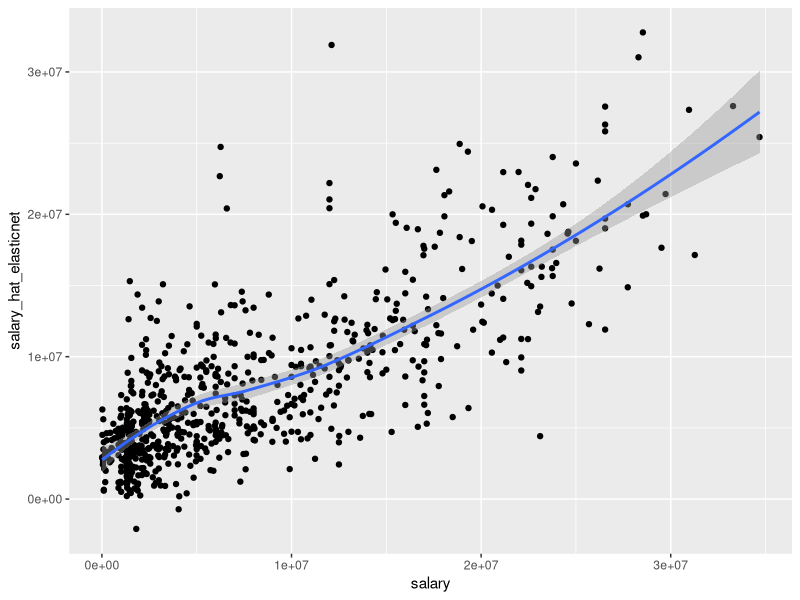
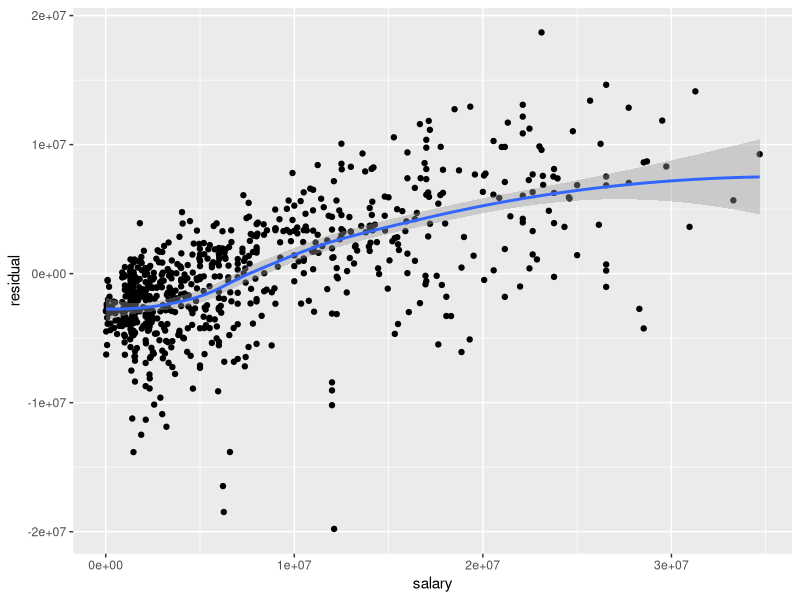
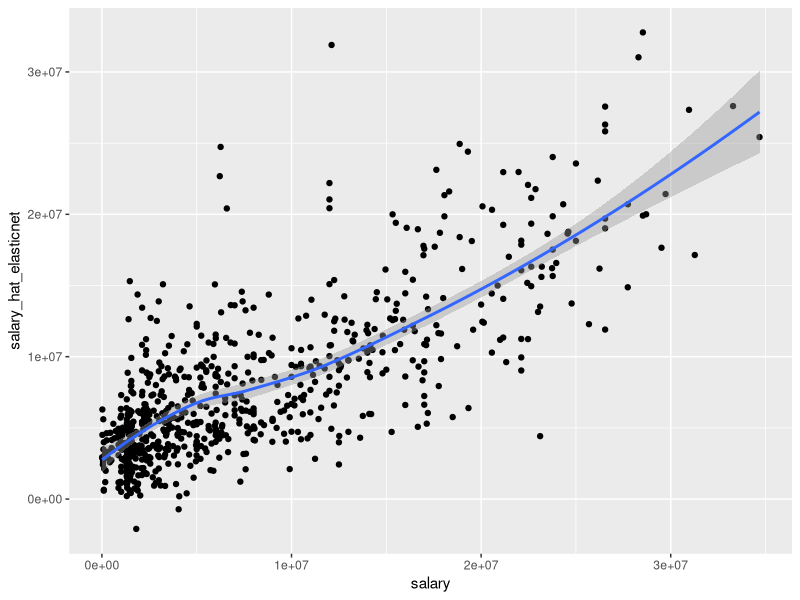
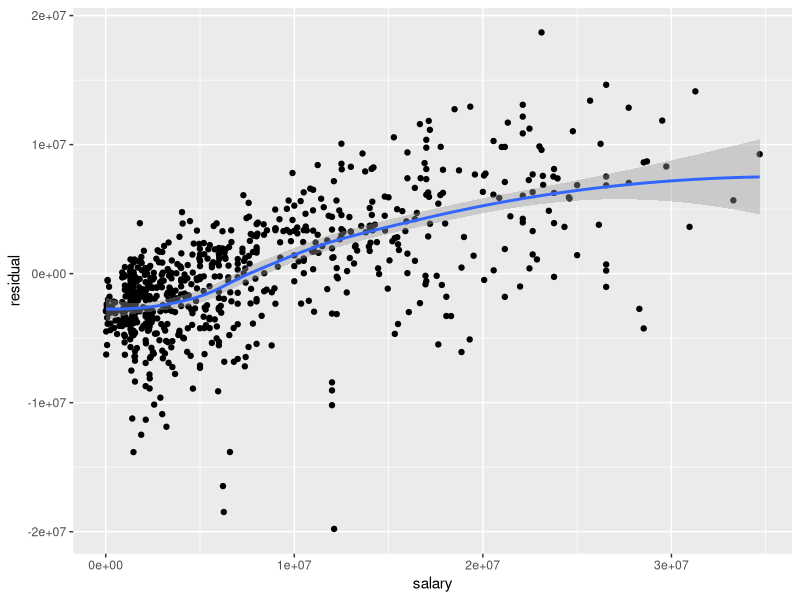

Write R code to recreate these figures, in order.
## ---- chunk 1
df_enet <- read.csv('../data/predictions/elasticnet.csv')
head(df_enet)
## ---- chunk 2
library(ggplot2)
ggplot(df_enet,aes(x=salary,y=salary_hat_elasticnet)) + 
  geom_point() +
  geom_smooth()
ggsave("../figures/elasticnet_salary_vs_prediction_scatter.png", width=10, height=7)
## ---- chunk 3
library(ggplot2)
residual <- df_enet$salary - df_enet$salary_hat_elasticnet
ggplot(df_enet, aes(x=salary,y=residual)) + 
  geom_point() + 
  geom_smooth()
ggsave("../figures/elasticnet_salary_vs_residual_scatter.png", width=10, height=7)
## ---- chunk 4
# get underrated players in 2016
df_underrated_2016 <- df_enet[
  ((df_enet$salary_hat_elasticnet-df_enet$salary) > (df_enet$salary/2)) & 
  df_enet$year==2016,]
# link with 2017 stats
df_underrated_2017 <- df_enet[(df_enet$name%in%df_underrated_2016$name)&(df_enet$year==2017),]
df_underrated <- merge(df_underrated_2016,df_underrated_2017,all.x=F,all.y=F,by='name')
names(df_underrated) <- c('name','2016','salary_2016','salary_hat_2016','2017','salary_2017','salary_hat_2017')
df_underrated <- df_underrated[,c('name','salary_2016','salary_hat_2016','salary_2017','salary_hat_2017')]
df_underrated
# calculate percent increase factor
sal_factor_2016 = .25
p_increase <- 100*mean(
  (df_underrated$salary_2017-df_underrated$salary_2016) > sal_factor_2016*df_underrated$salary_2016)
sprintf(
  'Percent of underrated players in 2016 whose salary increased by more than 25%% for 2017: %.1f%%',p_increase)
## ---- chunk 5
df_overrated_216 <- df_enet[
  ((df_enet$salary-df_enet$salary_hat_elasticnet) > (df_enet$salary/2)) & 
  df_enet$year==2016,]
# link with 2017 stats
df_overrated_2017 <- df_enet[(df_enet$name%in%df_overrated_216$name)&(df_enet$year==2017),]
df_overrated <- merge(df_overrated_216,df_overrated_2017,all.x=F,all.y=F,by='name')
names(df_overrated) <- c('name','2016','salary_2016','salary_hat_2016','2017','salary_2017','salary_hat_2017')
df_overrated <- df_overrated[,c('name','salary_2016','salary_hat_2016','salary_2017','salary_hat_2017')]
df_overrated
# calculate percent decrease factor
p_decrease <- 100*mean((df_overrated$salary_2016-df_overrated$salary_2017) > 0)
sprintf('Percent of overrated players in 2016 whose salary decreased for 2017: %.1f%%',p_decrease)
